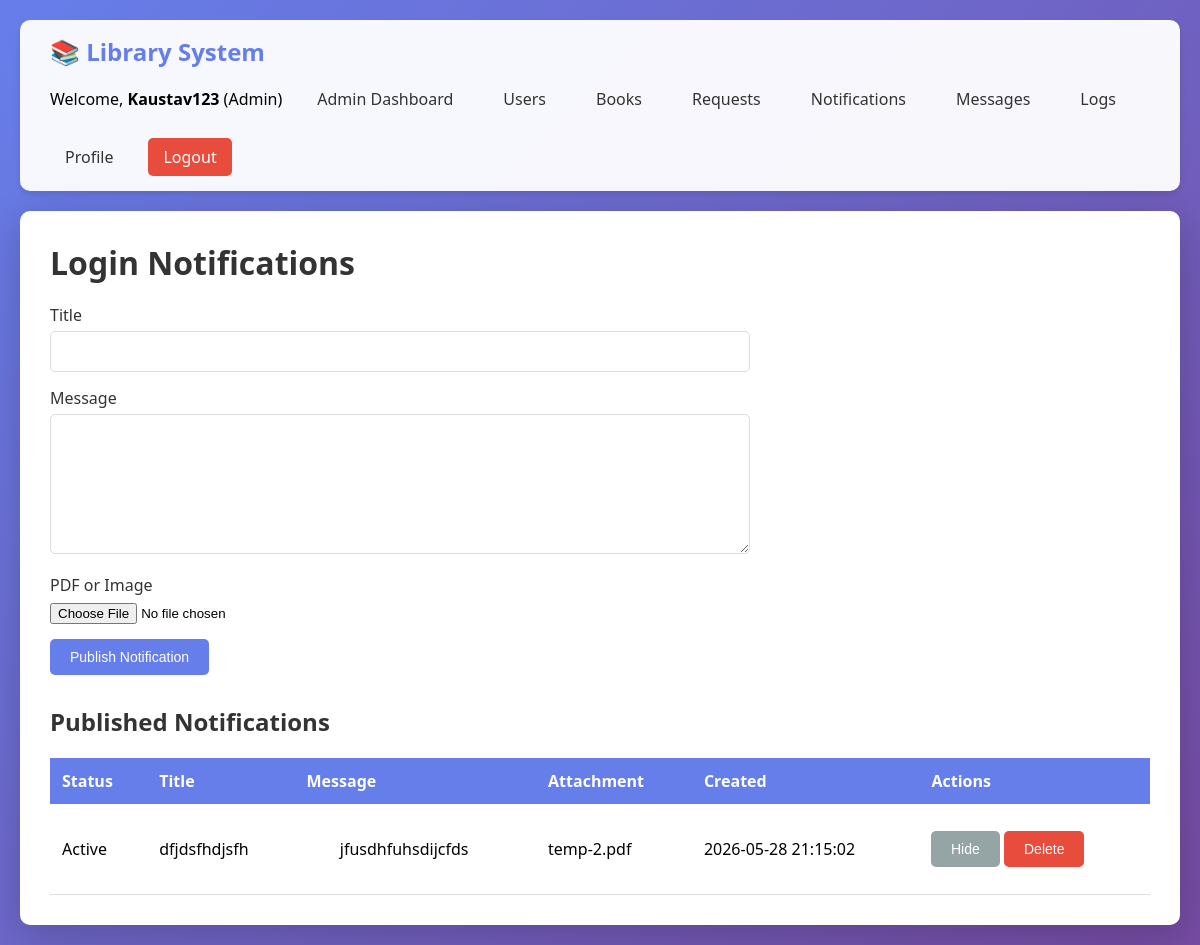
/admin/notifications (signed in), run on the app's committed database.
### tables this page shows
CREATE TABLE login_notifications (
            id INTEGER PRIMARY KEY AUTOINCREMENT,
            title TEXT NOT NULL,
            message TEXT,
            file_name TEXT,
            file_path TEXT,
            file_type TEXT,
            is_active INTEGER DEFAULT 1,
            created_by INTEGER,
            created_at TEXT DEFAULT CURRENT_TIMESTAMP,
            FOREIGN KEY (created_by) REFERENCES users(id)
        );

### app.py (the view, shortened to what this page needs)
@app.route('/admin/notifications', methods=['GET', 'POST'])
@admin_required
def admin_notifications():
    conn = get_db_connection()
    notices = conn.execute(
        'SELECT * FROM login_notifications ORDER BY created_at DESC'
    ).fetchall()
    conn.close()
    return render_template('admin_notifications.html', notices=notices)

### app.py (called while the page is built)
def get_db_connection():
    conn = sqlite3.connect('library.db')
    conn.row_factory = sqlite3.Row
    return conn

def get_active_login_notices():
    try:
        conn = get_db_connection()
        notices = conn.execute(
            '''SELECT * FROM login_notifications
               WHERE is_active = 1
               ORDER BY created_at DESC'''
        ).fetchall()
        conn.close()
        return notices
    except sqlite3.Error:
        return []

@app.context_processor
def inject_admin_message_count():
    unread_admin_messages = 0
    if session.get('role') == 'Admin':
        conn = None
        try:
            conn = get_db_connection()
            unread_admin_messages = conn.execute(
                'SELECT COUNT(*) as count FROM admin_messages WHERE status = ?',
                ('Unread',)
            ).fetchone()['count']
        except sqlite3.Error:
            unread_admin_messages = 0
        finally:
            if conn:
                conn.close()
    return {
        'unread_admin_messages': unread_admin_messages,
        'current_display_name': session.get('display_name') or session.get('username'),
        'login_notices': get_active_login_notices(),
    }

def admin_required(f):
    @wraps(f)
    def decorated_function(*args, **kwargs):
        if 'server_restart_token' not in session or session.get('server_restart_token') != app.config.get('SESSION_RESTART_EPOCH'):
            session.clear()
            return redirect(url_for('index'))
        if 'user_id' not in session or session.get('role') != 'Admin':
            return redirect(url_for('index'))
        return f(*args, **kwargs)
    return decorated_function

### templates/admin_notifications.html (shortened to what this page needs)
{% extends "base.html" %}  {% block content %}
<h1>Login Notifications</h1>
<form
  method="POST"
  action="{{ url_for('admin_notifications') }}"
  enctype="multipart/form-data"
  style="max-width: 700px; margin-bottom: 30px"
>
  <div class="form-group">
    <label for="title">Title</label>
    <input type="text" id="title" name="title" required maxlength="120" />
  </div>
  <div class="form-group">
    <label for="message">Message</label>
    <textarea id="message" name="message" maxlength="1000"></textarea>
  </div>
  <div class="form-group">
    <label for="attachment">PDF or Image</label>
    <input
      type="file"
      id="attachment"
      name="attachment"
      accept=".pdf,.png,.jpg,.jpeg,.gif,.webp"
    />
  </div>
  <button type="submit" class="btn btn-primary">Publish Notification</button>
</form>
<h2>Published Notifications</h2>
<table>
  <thead>
    <tr>
      <th>Status</th>
      <th>Title</th>
      <th>Message</th>
      <th>Attachment</th>
      <th>Created</th>
      <th>Actions</th>
    </tr>
  </thead>
  <tbody>
    {% for notice in notices %}
    <tr>
      <td>{{ 'Active' if notice['is_active'] else 'Hidden' }}</td>
      <td>{{ notice['title'] }}</td>
      <td style="white-space: pre-wrap; max-width: 320px">
        {{ notice['message'] or '-' }}
      </td>
      <td>
        {% if notice['file_path'] %}
          {{ notice['file_name'] }}
        {% else %} - {% endif %}
      </td>
      <td>{{ notice['created_at'] }}</td>
      <td>
        <form
          method="POST"
          action="{{ url_for('toggle_admin_notification', notice_id=notice['id']) }}"
          style="display: inline"
        >
          <button type="submit" class="btn btn-secondary">
            {{ 'Hide' if notice['is_active'] else 'Show' }}
          </button>
        </form>
        <form
          method="POST"
          action="{{ url_for('delete_admin_notification', notice_id=notice['id']) }}"
          style="display: inline"
          onsubmit="return confirm('Delete this notification?');"
        >
          <button type="submit" class="btn btn-danger">Delete</button>
        </form>
      </td>
    </tr>
    {% else %}
    <tr>
      <td colspan="6" style="text-align: center; color: #999">
        No notifications yet
      </td>
    </tr>
    {% endfor %}
  </tbody>
</table>
{% endblock %}

### templates/base.html (style rules this page uses)
* { margin: 0; padding: 0; box-sizing: border-box; }
body { font-family: "Segoe UI", Tahoma, Geneva, Verdana, sans-serif; background: linear-gradient(135deg, #667eea 0%, #764ba2 100%); min-height: 100vh; padding: 20px; animation: pageEnter 1s ease both; will-change: opacity, transform; }
h1, h2 { color: #333; margin-bottom: 20px; }
.form-group { margin-bottom: 15px; }
label { display: block; margin-bottom: 5px; font-weight: 500; color: #333; }
input[type="text"], input[type="email"], input[type="password"], input[type="date"], textarea, select { width: 100%; padding: 10px; border: 1px solid #ddd; border-radius: 5px; font-size: 14px; font-family: inherit; }
textarea { min-height: 140px; resize: vertical; }
.btn { padding: 10px 20px; border: none; border-radius: 5px; cursor: pointer; font-size: 14px; font-weight: 500; transition: background-color 0.3s ease, color 0.3s ease, transform 0.3s ease, box-shadow 0.3s ease; will-change: transform; }
.btn-primary { background: #667eea; color: white; }
.btn-secondary { background: #95a5a6; color: white; }
.btn-danger { background: #e74c3c; color: white; }
table { width: 100%; border-collapse: collapse; margin-top: 20px; }
th { background: #667eea; color: white; padding: 12px; text-align: left; }
td { padding: 12px; border-bottom: 1px solid #ddd; }

### data on the page
login_notifications: is_active "Active", title "dfjdsfhdjsfh", message "jfusdhfuhsdijcfds", file_name "temp-2.pdf", created_at "2026-05-28 21:15:02", is_active "Hide"

### other printed values
{{ current_display_name }} "Kaustav123"
{{ session.get('role') }} "Admin"
